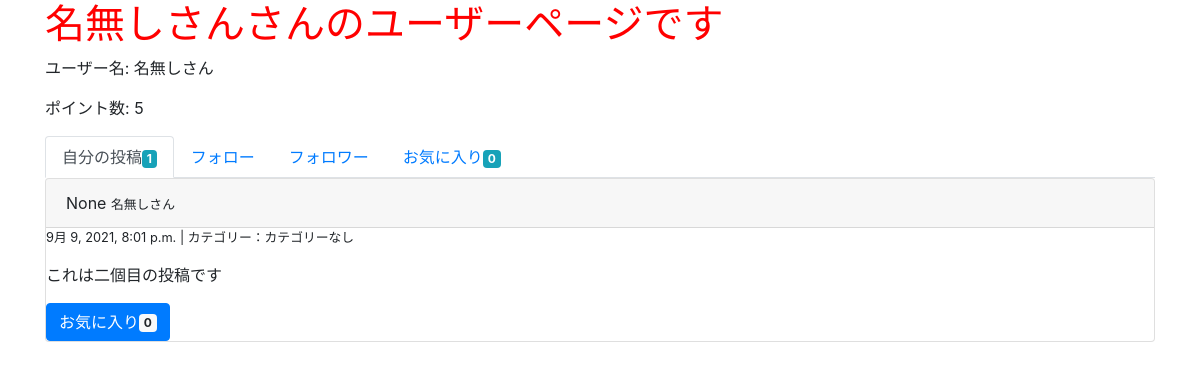
The page /user/1/ on the database as committed earlier.
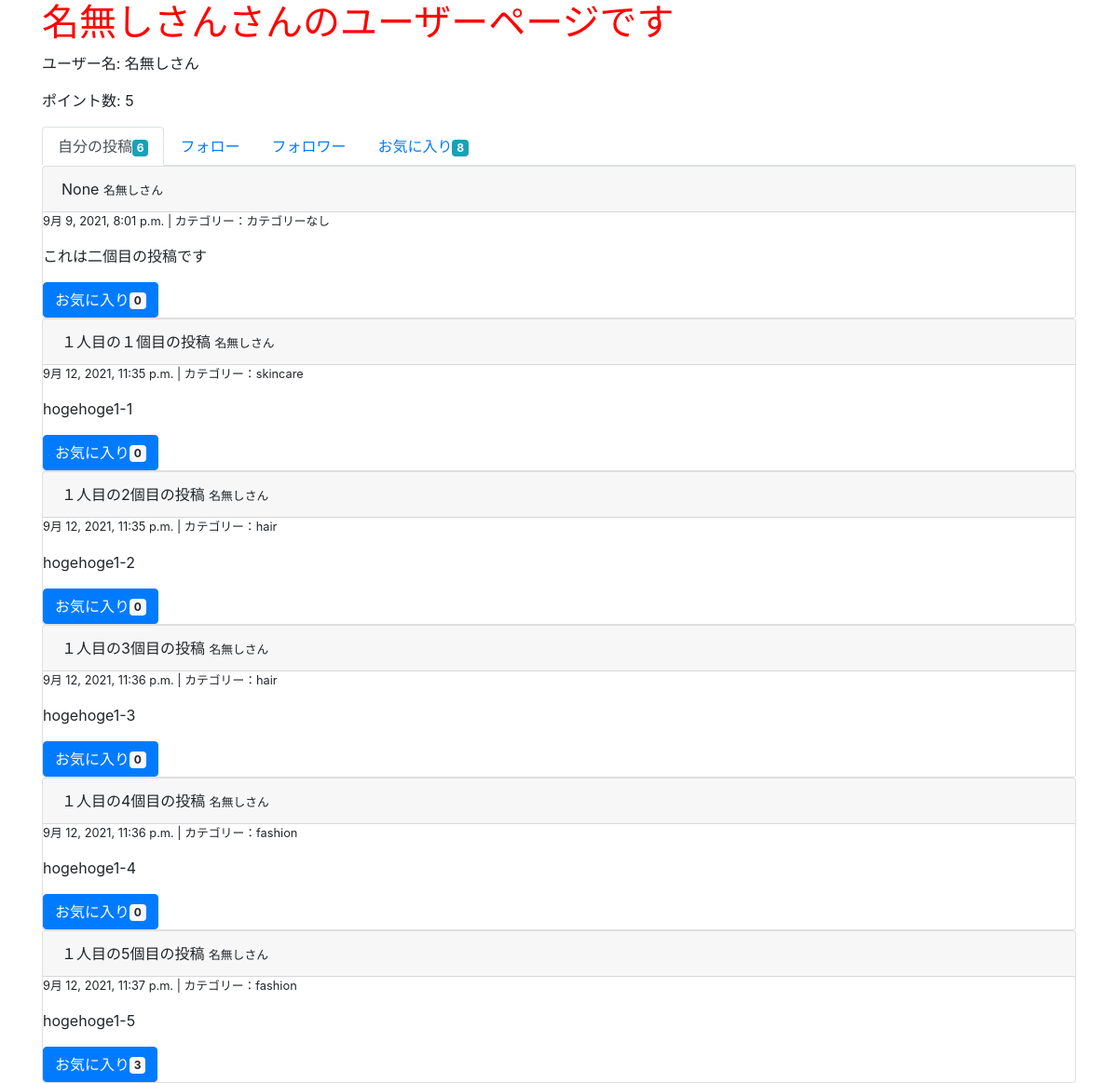
The same page on the database as committed later.
### groomings/models.py (models this page shows, shortened)
class User(models.Model):
    name = models.CharField(max_length=10)
    email = models.CharField(max_length=100)
    password = models.CharField(max_length=50)
    point = models.IntegerField(default=0)
    class Meta:
        db_table = 'user'

class Date(models.Model):
    created_at = models.DateTimeField(default=now)
    class Meta:
        abstract = True

class Post(Date):
    title = models.CharField(max_length=30, null=True, blank=True)
    text = models.TextField(null=True, blank=True)
    user = models.ForeignKey(
        'User', on_delete=models.CASCADE, related_name="user_post"
    )
    favorite = models.ManyToManyField(User, related_name="user_favo_post")
    category = models.CharField(max_length=15, default='カテゴリーなし')
    class Meta:
        db_table = 'post'

### groomings/views.py (the view)
# urls.py: path(r'user/<int:user_id>/', views.user, name = 'user'),
def user(request, user_id):
    user = User.objects.get(pk=user_id)
    posts = user.user_post.all()
    posts_count = user.user_post.all().count()
    favo_count = user.user_favo_post.all().count()
    return render(request, 'groomings/user.html', context={"user": user, "posts": posts, "posts_count": posts_count, "favo_count": favo_count})

### groomings/templatetags/tag_event.py (called while the page is built)
@register.filter(name="count_favo")
def count_favo(post):
    return post.favorite.all().count()

### groomings/templates/groomings/user.html
{% extends "groomings/_user.html" %}
{% load tag_event %}
{% block posts %}
  <ul class="nav nav-tabs">
    <li class="nav-item"><a href="{% url 'groomings:user' user.id %}" class="nav-link active">自分の投稿<span class="badge badge-info">{{ posts_count }}</span></a></li>
    <li class="nav-item"><a href="#" class="nav-link">フォロー</a></li>
    <li class="nav-item"><a href="#" class="nav-link">フォロワー</a></li>
    <li class="nav-item"><a href="{% url 'groomings:user_favo' user.id %}" class="nav-link">お気に入り<span class="badge badge-info">{{ favo_count }}</span></a></li>
  </ul>
  {% for post in posts %}
    <div class="post card">
      <div class="card-header">
        {{ post.title }}
        <small>{{ post.user.name }}</small>
      </div>
      <div class="body">
        <p class="small">{{ post.created_at }} | カテゴリー：{{ post.category }}</p>
        <p>{{ post.text }}</p>
        <button class="btn btn-primary">お気に入り<span class="badge badge-light">{{ post | count_favo }}</span></button>
      </div>
    </div>
  {% endfor %}
{% endblock %}

### groomings/templates/groomings/_user.html (shortened to what this page needs)
{% extends "groomings/base.html" %}
{% block content %}
  <h1 >{{ user.name }}さんのユーザーページです</h1>
  <div class="card-title">
    <p>ユーザー名: {{ user.name }}</p>
    <p>ポイント数: {{ user.point }}</p>
  </div>
  <div>
    {% block posts %}{% endblock %}
  </div>
{% endblock %}

### groomings/templates/groomings/base.html (shortened to what this page needs)
{% load static %}<!DOCTYPE html>
<html lang="ja">
    <head>
        <link rel="stylesheet" type="text/css" href="{% static 'base.css' %}">
        <link rel="stylesheet" href="https://stackpath.bootstrapcdn.com/bootstrap/4.5.0/css/bootstrap.min.css">
    </head>
    <body>
        <div class="container">
            {% block content %}{% endblock %}
        </div>
    </body>
</html>

### groomings/static/base.css (style rules this page uses)
h1 { color: red; }

Rows that differ between the two databases and show on the page:
added Post: title "１人目の１個目の投稿", user.name "名無しさん", created_at "9月 12, 2021, 11:35 p.m.", category "skincare", text "hogehoge1-1", id "0"
added Post: title "１人目の2個目の投稿", user.name "名無しさん", created_at "9月 12, 2021, 11:35 p.m.", category "hair", text "hogehoge1-2", id "0"
added Post: title "１人目の3個目の投稿", user.name "名無しさん", created_at "9月 12, 2021, 11:36 p.m.", category "hair", text "hogehoge1-3", id "0"
added Post: title "１人目の4個目の投稿", user.name "名無しさん", created_at "9月 12, 2021, 11:36 p.m.", category "fashion", text "hogehoge1-4", id "0"
added Post: title "１人目の5個目の投稿", user.name "名無しさん", created_at "9月 12, 2021, 11:37 p.m.", category "fashion", text "hogehoge1-5", id "3"
Other text that changed with them:
{{ posts_count }}: "1" → "6"
{{ favo_count }}: "0" → "8"
